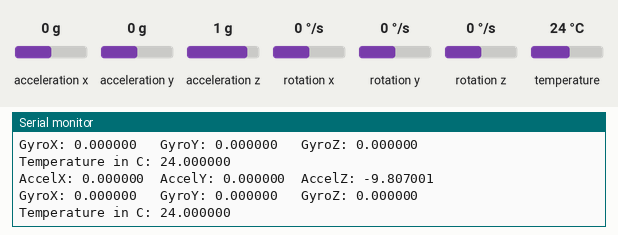
The sketch below on a simulated Arduino Uno, built with avr-gcc and run on an emulated ATmega328P. Shown: the last lines printed to the serial monitor. The test bench sets the inputs (shaded band); at power-on: acceleration z 1 g, rotation x 0 °/s, acceleration x 0 g, acceleration y 0 g, rotation y 0 °/s, rotation z 0 °/s, temperature 24 °C.

Above: at 10.1 s.
10.2 s: acceleration z set to -1.4 g
At 11.3 s:
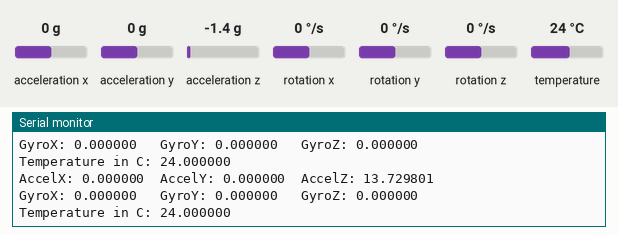
13.6 s: rotation x set to -2 °/s
At 17.1 s:
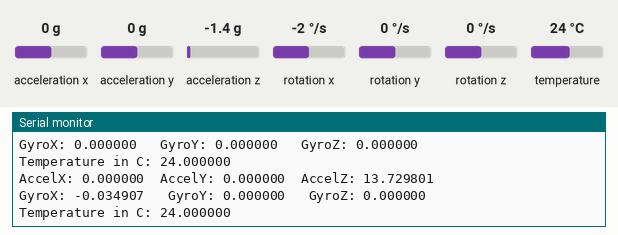
24.0 s: acceleration x set to -0.2 g
At 26.4 s:
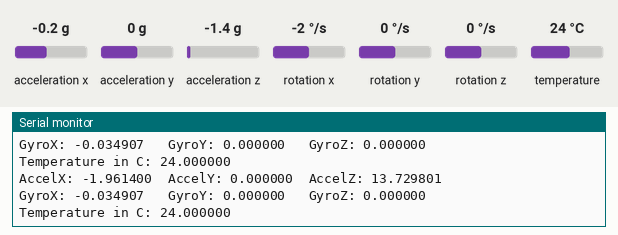
31.0 s: acceleration x set to 0.1 g
At 34.6 s:
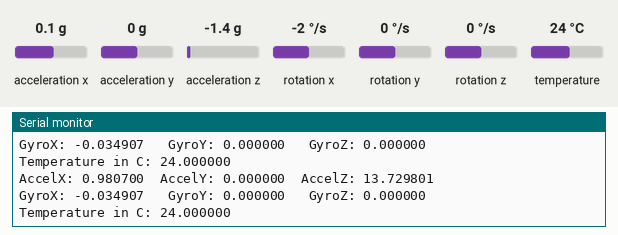
Timing chart, 0 to 35.4 s (numbered marks = the images above; inputs shaded):
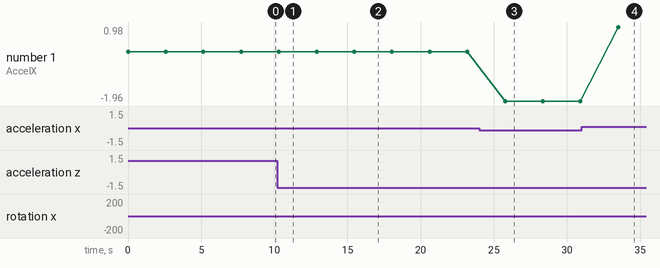

The sketch:

mpu9250.ino
```cpp
// (licence header left out)
#include "MPU9250.h"

// an MPU9250 object with the MPU-9250 sensor on I2C bus 0 with address 0x68
MPU9250 IMU(Wire,0x68);
int status;

void setup() {
  // serial to display data
  Serial.begin(9600); //can be changed as 115200
  while(!Serial) {}

  // start communication with IMU
  status = IMU.begin();
  if (status < 0) {
    Serial.println("IMU initialization unsuccessful");
    Serial.println("Check IMU wiring or try cycling power");
    Serial.print("Status: ");
    Serial.println(status);
    while(1) {}
  }
}

void loop() {
  // read the sensor
  IMU.readSensor();
  // display the data
  Serial.print("AccelX: ");
  Serial.print(IMU.getAccelX_mss(),6);
  Serial.print("\t");
  Serial.print("AccelY: ");
  Serial.print(IMU.getAccelY_mss(),6);
  Serial.print("\t");
  Serial.print("AccelZ: ");
  Serial.print(IMU.getAccelZ_mss(),6);

  Serial.print("\n");
  Serial.print("GyroX: ");
  Serial.print(IMU.getGyroX_rads(),6);
  Serial.print(" ");
  Serial.print("\t");
  Serial.print("GyroY: ");
  Serial.print(IMU.getGyroY_rads(),6);
  Serial.print(" ");
  Serial.print("\t");
  Serial.print("GyroZ: ");
  Serial.print(IMU.getGyroZ_rads(),6);
  /*
  Serial.print(" ");
  Serial.print("\t");
  Serial.print("MagX: ");
  Serial.print(IMU.getMagX_uT(),6);
  Serial.print(" ");
  Serial.print("\t");
  Serial.print("MagY: ");
  Serial.print(IMU.getMagY_uT(),6);
  Serial.print(" ");
  Serial.print("\t");
  Serial.print("MagZ: ");
  Serial.print(IMU.getMagZ_uT(),6);
  */
  Serial.print(" ");
  Serial.print("\n");
  Serial.print("Temperature in C: ");
  Serial.println(IMU.getTemperature_C(),6);
  delay(2500);
}
```

Measured:
- after the input at 10.2 s, the serial monitor: prints a new line after 0.11 s (image 1)
- after the input at 13.6 s, the serial monitor: prints a new line after 1.9 s (image 2)
- after the input at 24.0 s, the serial monitor: prints a new line after 1.8 s (image 3)
- after the input at 31.0 s, the serial monitor: prints a new line after 2.5 s (image 4)
- plotted number 1: 0 → -1.96 after the input at 24.0 s, -1.96 → 0.98 after the input at 31.0 s
